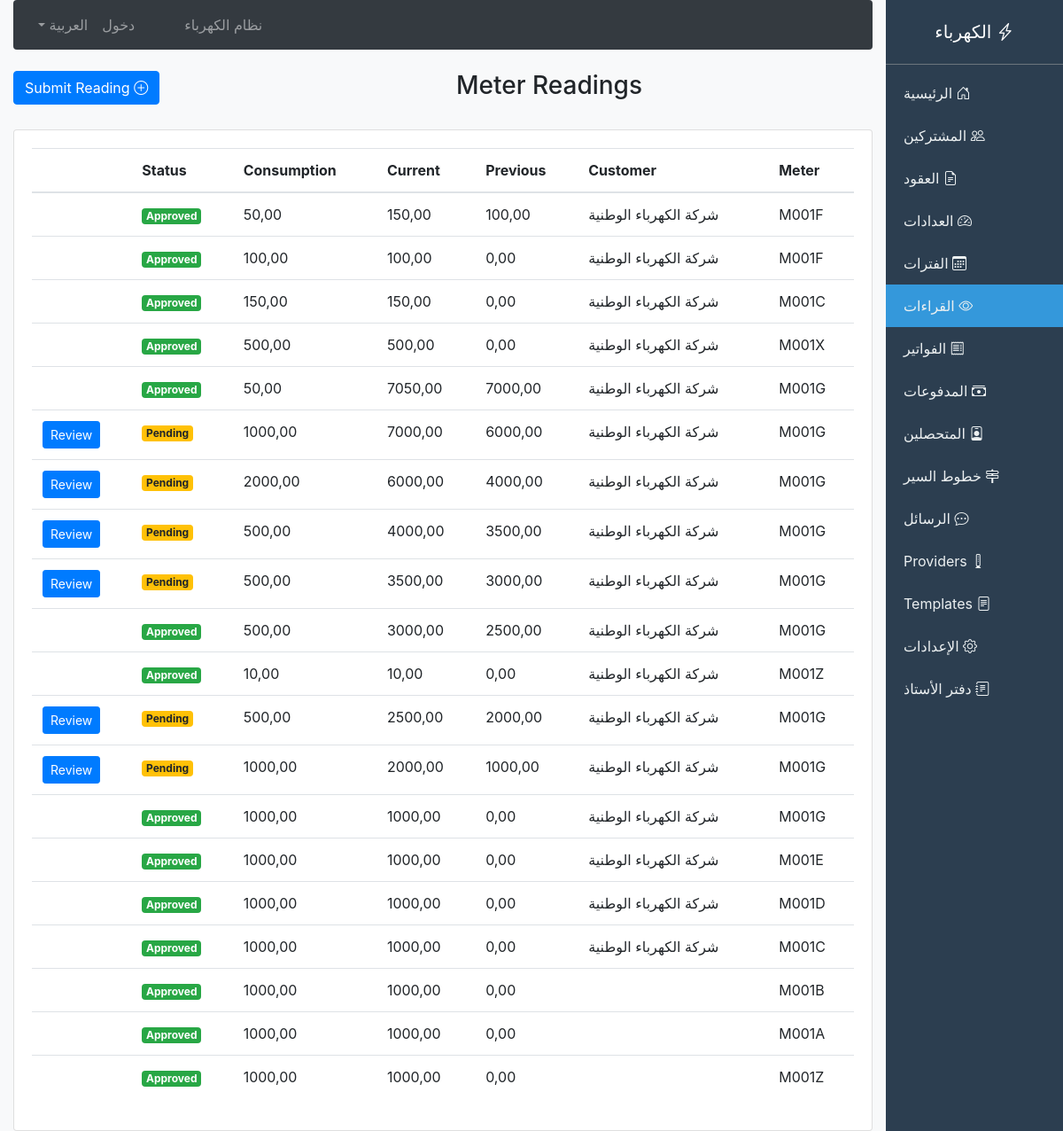
The app's page /billing/readings/, older data.
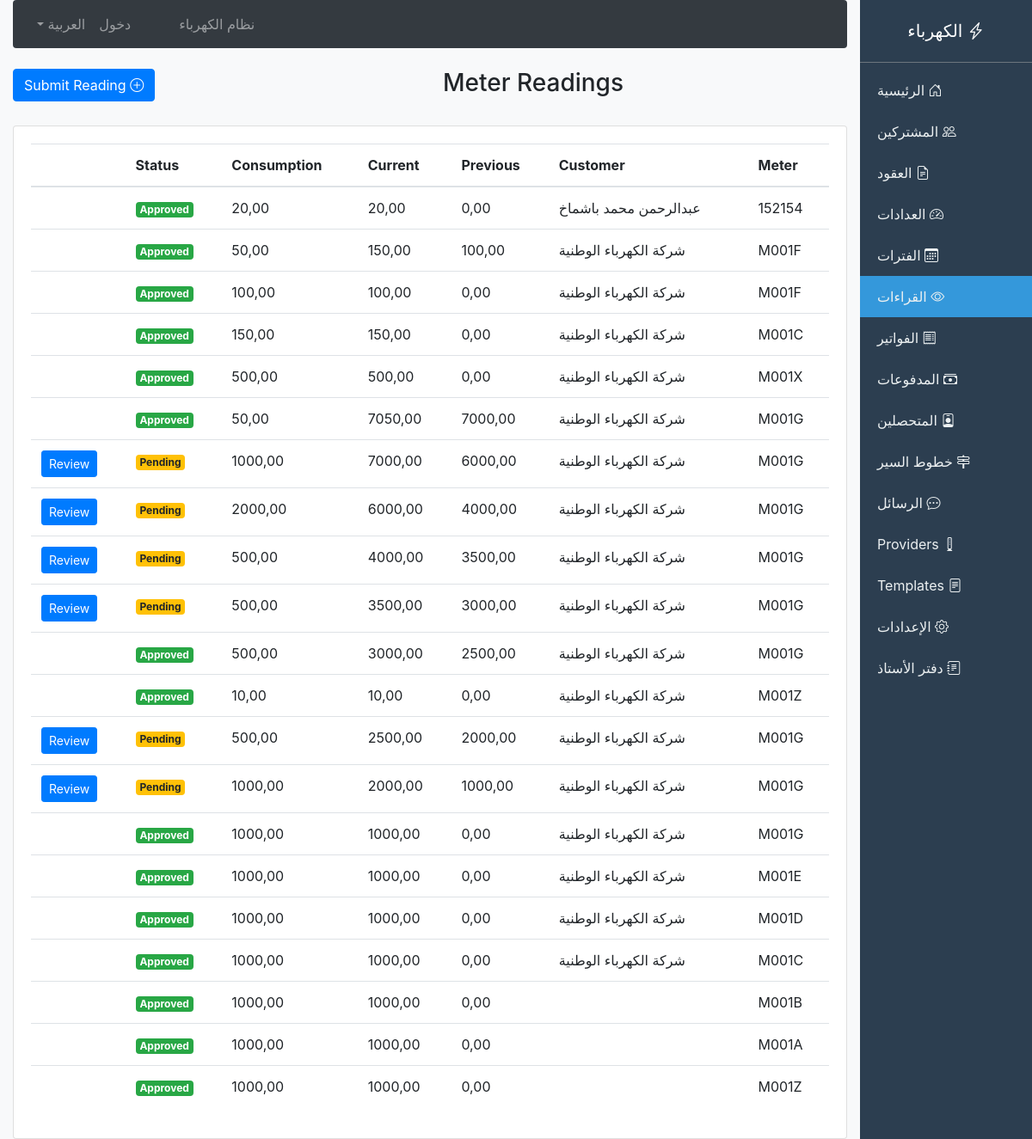
The same page, newer data.
### billing/models.py (models this page shows, shortened)
class MeterReadingSubmission(models.Model):
    class ApprovalStatus(models.TextChoices):
        PENDING = 'pending', 'Pending'
        APPROVED = 'approved', 'Approved'
        REJECTED = 'rejected', 'Rejected'
        FLAGGED_REVIEW = 'flagged_review', 'Flagged for Review'
    class ReadingSource(models.TextChoices):
        MANUAL_ENTRY = 'manual_entry', 'Manual Entry'
        MOBILE_APP = 'mobile_app', 'Mobile App'
        SMS = 'sms', 'SMS'
        SMART_METER = 'smart_meter', 'Smart Meter'
        ESTIMATED = 'estimated', 'Estimated'
    period = models.ForeignKey(BillingPeriod, on_delete=models.CASCADE, related_name='readings', null=True, blank=True)
    meter = models.ForeignKey(Meter, on_delete=models.CASCADE, related_name='reading_submissions')
    contract = models.ForeignKey(Contract, on_delete=models.CASCADE, null=True, blank=True)
    customer = models.ForeignKey(Customer, on_delete=models.CASCADE, null=True, blank=True)
    previous_reading = models.DecimalField(max_digits=12, decimal_places=2, default=0)
    submitted_reading = models.DecimalField(max_digits=12, decimal_places=2)
    reading_date = models.DateField(null=True, blank=True)
    reading_source = models.CharField(max_length=20, choices=ReadingSource.choices, default=ReadingSource.MANUAL_ENTRY)
    reader = models.ForeignKey(User, on_delete=models.SET_NULL, null=True, blank=True, related_name='submitted_readings')
    reader_notes = models.TextField(blank=True)
    approval_status = models.CharField(max_length=20, choices=ApprovalStatus.choices, default=ApprovalStatus.PENDING)
    reviewed_by = models.ForeignKey(User, on_delete=models.SET_NULL, null=True, blank=True)
    reviewed_at = models.DateTimeField(null=True, blank=True)
    rejection_reason = models.TextField(blank=True)
    approved_reading = models.DecimalField(max_digits=12, decimal_places=2, null=True, blank=True)
    final_consumption = models.DecimalField(max_digits=12, decimal_places=2, null=True, blank=True)
    is_locked = models.BooleanField(default=False)
    created_at = models.DateTimeField(auto_now_add=True)
    updated_at = models.DateTimeField(auto_now=True)
    class Meta:
        ordering = ['-created_at']
    @property
    def consumption(self):
        if self.final_consumption is not None:
            return self.final_consumption
        if self.approved_reading:
            return self.approved_reading - self.previous_reading
        return self.submitted_reading - self.previous_reading

class Meter(models.Model):
    class MeterStatus(models.TextChoices):
        ACTIVE = 'active', 'Active'
        DEFECTIVE = 'defective', 'Defective'
        REPLACED = 'replaced', 'Replaced'
        REMOVED = 'removed', 'Removed'
    class MeterType(models.TextChoices):
        ANALOG = 'analog', 'Analog'
        DIGITAL = 'digital', 'Digital'
        PREPAID = 'prepaid', 'Prepaid'
    meter_number = models.CharField(max_length=50, unique=True, blank=True)
    contract = models.ForeignKey(Contract, on_delete=models.CASCADE, related_name='meters')
    meter_model = models.CharField(max_length=100, blank=True, default='')
    meter_type = models.CharField(max_length=20, choices=MeterType.choices, default=MeterType.ANALOG)
    initial_reading = models.DecimalField(max_digits=12, decimal_places=2, default=0)
    last_approved_reading = models.DecimalField(max_digits=12, decimal_places=2, null=True, blank=True)
    installation_date = models.DateField(null=True, blank=True)
    last_reading_date = models.DateField(null=True, blank=True)
    meter_status = models.CharField(max_length=20, choices=MeterStatus.choices, default=MeterStatus.ACTIVE)
    location_description = models.CharField(max_length=255, blank=True, default='')
    class Meta:
        ordering = ['-installation_date']

class Customer(models.Model):
    customer_number = models.CharField(max_length=50, unique=True, blank=True, default='')
    full_name_ar = models.CharField(max_length=150)
    full_name_en = models.CharField(max_length=150, blank=True, default='')
    national_id = models.CharField(max_length=50, blank=True, default='')
    mobile_phone = models.CharField(max_length=20, blank=True, default='')
    phone2 = models.CharField(max_length=20, blank=True, default='')
    email = models.EmailField(blank=True, default='')
    address = models.TextField(blank=True, default='')
    city = models.CharField(max_length=50, blank=True, default='')
    is_active = models.BooleanField(default=True)
    registration_date = models.DateField(auto_now_add=True)
    current_balance = models.DecimalField(max_digits=12, decimal_places=2, default=0)
    credit_limit = models.DecimalField(max_digits=12, decimal_places=2, default=0)
    notes = models.TextField(blank=True, default='')
    created_at = models.DateTimeField(auto_now_add=True)

### billing/views.py (the view)
# urls.py: path('readings/', views.reading_list, name='reading_list'),
def reading_list(request):
    readings = MeterReadingSubmission.objects.select_related(
        'meter__contract__customer', 'customer'
    ).order_by('-created_at')
    query = request.GET.get('q')
    if query:
        readings = readings.filter(
            Q(meter__meter_number__icontains=query) |
            Q(customer__full_name_ar__icontains=query)
        )
    status = request.GET.get('status')
    if status:
        readings = readings.filter(approval_status=status)
    paginator = Paginator(readings, 25)
    page = request.GET.get('page')
    periods = BillingPeriod.objects.order_by('-start_date')[:10]
    return render(request, 'billing/reading_list.html', {
        'readings': paginator.get_page(page),
        'periods': periods,
    })

### billing/context_processors.py (called while the page is built)
def language_context(request):
    lang = getattr(request, 'session', {}).get('django_language', 'ar')
    if not lang:
        lang = 'ar'
    return {
        'LANGUAGE_CODE': lang,
        'LANGUAGE_NAME': 'العربية' if lang == 'ar' else 'English'
    }

### templates/billing/reading_list.html (shortened to what this page needs)
{% extends 'billing/base.html' %}
{% block content %}
<div class="row mb-4">
    <div class="col-md-6">
        <h3>Meter Readings</h3>
    </div>
    <div class="col-md-6 text-left">
        <a href="{% url 'reading_create' %}" class="btn btn-primary">
            <i class="bi bi-plus-circle"></i> Submit Reading
        </a>
    </div>
</div>
<div class="card">
    <div class="card-body">
        <table class="table table-hover">
            <thead>
                <tr>
                    <th>Meter</th>
                    <th>Customer</th>
                    <th>Previous</th>
                    <th>Current</th>
                    <th>Consumption</th>
                    <th>Status</th>
                    <th></th>
                </tr>
            </thead>
            <tbody>
                {% for reading in readings %}
                <tr>
                    <td>{{ reading.meter.meter_number }}</td>
                    <td>{{ reading.customer.full_name_ar }}</td>
                    <td>{{ reading.previous_reading|floatformat:2 }}</td>
                    <td>{{ reading.submitted_reading|floatformat:2 }}</td>
                    <td>{{ reading.consumption|floatformat:2 }}</td>
                    <td>
                        <span class="badge badge-{% if reading.approval_status == 'approved' %}success{% elif reading.approval_status == 'rejected' %}danger{% else %}warning{% endif %}">
                            {{ reading.get_approval_status_display }}
                        </span>
                    </td>
                    <td>
                        {% if reading.approval_status == 'pending' %}
                        <a href="{% url 'reading_approve' reading.id %}" class="btn btn-sm btn-primary">Review</a>
                        {% endif %}
                    </td>
                </tr>
                {% empty %}
                <tr><td colspan="7" class="text-center">No readings</td></tr>
                {% endfor %}
            </tbody>
        </table>
    </div>
</div>
{% endblock %}

Row changes from the older to the newer data that the page shows:
added MeterReadingSubmission: meter.meter_number "152154", customer.full_name_ar "عبدالرحمن محمد باشماخ", previous_reading "0,00", submitted_reading "20,00", consumption "20,00", approval_status "Approved"
